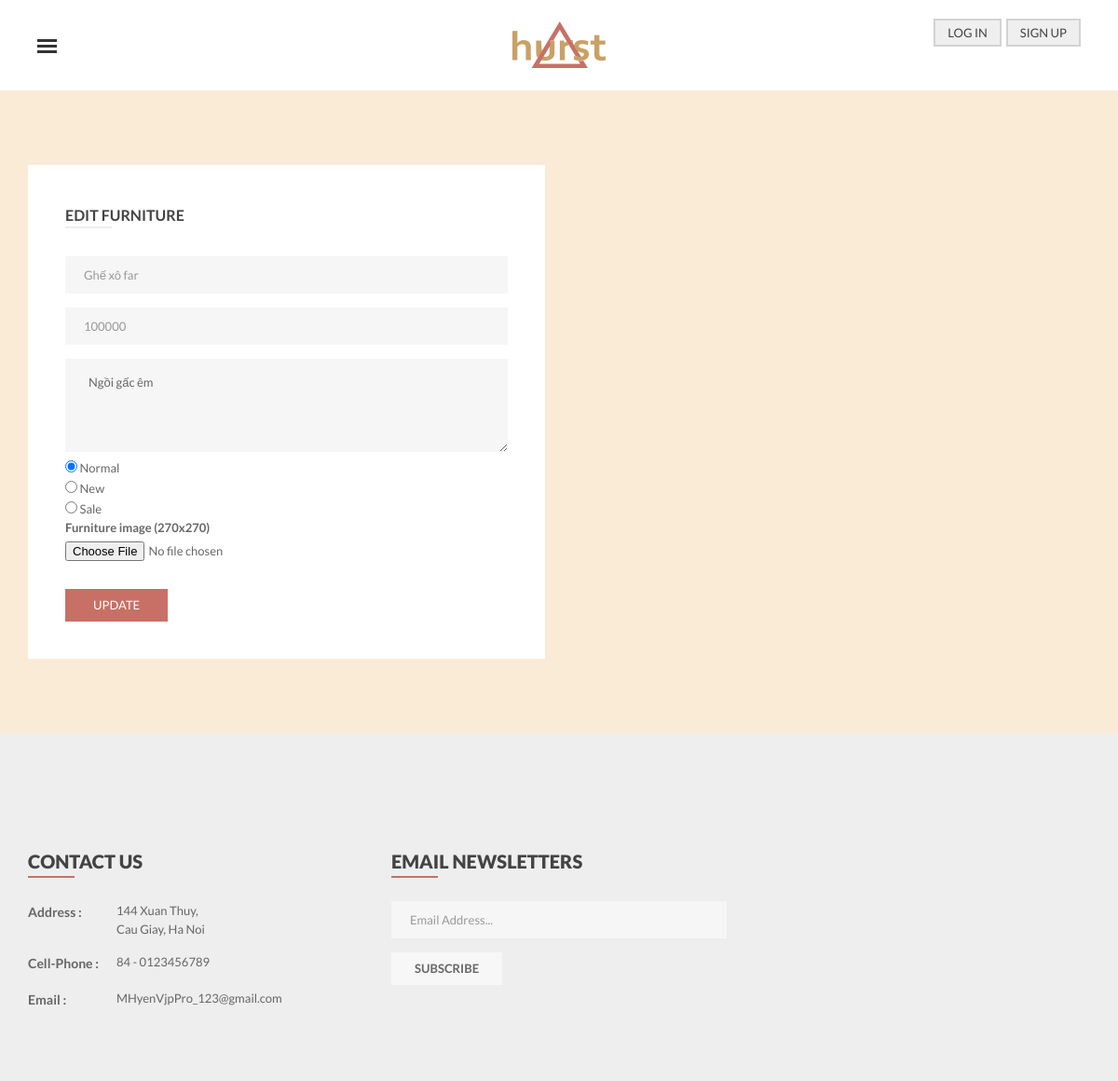
The page /edit_furniture/1 on the database its author committed.
### website/models.py (models this page shows)
class Furniture(db.Model, UserMixin):
    id = db.Column(db.Integer, primary_key=True)
    name = db.Column(db.String(100))
    id_shop = db.Column(db.Integer)
    img = db.Column(db.String(150))
    price = db.Column(db.Integer)
    describe = db.Column(db.String(5000))
    status = db.Column(db.String(50))

### website/auth.py (the view, shortened to what this page needs)
@auth.route('/edit_furniture/<int:id_fur>', methods=['POST', 'GET'])
def edit_furniture(id_fur):
    edit_fur = Furniture.query.get_or_404(id_fur)
    return render_template('edit_furniture.html', user=current_user, furniture=edit_fur)

### website/templates/edit_furniture.html
{% extends "base.html" %}
{% block content %}
<div class="login-area  pt-80 pb-80" style="background-color: antiquewhite;">
    <div class="container" >
        <form method="POST" enctype="multipart/form-data">
            <div class="row">
                <div class="col-md-6 col-sm-6 col-xs-12">
                    <div class="customer-login text-left">
                        <h4 class="title-1 title-border text-uppercase mb-30">Edit Furniture</h4>
                        <input type="text" value="{{furniture.name}}" name="name">
                        <input type="number" value="{{furniture.price}}" name="price" min="0" max="999999999999">
                        <br>
                        <textarea class="custom-textarea" type="text" name="describe"> {{furniture.describe}} </textarea>
                        <br>
                        <input type="radio" name="status" value="normal" checked> Normal <br>
                        <input type="radio" name="status" value="new"> New <br>
                        <input type="radio" name="status" value="sale"> Sale <br>
                        <div class="form-group">
                            <label for="text"> Furniture image (270x270) </label>
                            <input type="file" name="img">
                        </div>
                        <button type="submit" data-text="update" class="button-one submit-button mt-15">Update</button>
                    </div>
                </div>
            </div>
        </form>
    </div>
</div>
{% endblock content %}

### website/static/css/default.css (style rules this page uses)
.button-one { background: #efefef none repeat scroll 0 0; display: inline-block; height: 30px; line-height: 30px; overflow: hidden; padding: 0 15px; position: relative; }
.button-one::before { background: #c8a165 none repeat scroll 0 0; bottom: 0; color: #fff; content: attr(data-text); left: -100%; position: absolute; text-align: center; top: 0; width: 100%; visibility: hidden; z-index: 11; }
.button-one::after { border: 2px solid #d3d3d3; bottom: 0; content: ""; left: 0; position: absolute; top: 0; width: 100%; z-index: 1; }
.title-1 { font-size: 16px; font-weight: 700; line-height: 28px; }
.title-border { position: relative; }
.title-border::before { background: #eee none repeat scroll 0 0; bottom: 0; content: ""; height: 2px; left: 0; position: absolute; width: 50px; }
input[type="text"], input[type="password"] , input[type="number"] { background: #f6f6f6 none repeat scroll 0 0; border: medium none; box-shadow: none; color: #999; height: 40px; margin-bottom: 15px; padding: 0 20px; transition: all 0.5s ease 0s; width: 100%; outline: none; }
button { border:none; background: transparent; transition: all 0.3s ease 0s; }
.submit-button { background: #c87065 none repeat scroll 0 0; color: #fff; height: 35px; line-height: 35px; padding: 0 30px; text-transform: uppercase; }
.submit-button.button-one::after { border-color: transparent; }
.custom-textarea { background: #f6f6f6 none repeat scroll 0 0; border: medium none; height: 100px; padding: 15px 20px; width: 100%; outline: none; }
.mt-15 { margin-top: 15px; }
.mb-30 { margin-bottom: 30px; }
.pb-80 { padding-bottom: 80px; }
.pt-80 { padding-top: 80px; }

### website/static/css/style.css (style rules this page uses)
html, body { height: 100%; }
h1, h2, h3, h4, h5, h6 { color: #434343; font-family: 'Lato', sans-serif; margin: 0 0 10px; }
a, *::before { transition: all 0.3s ease 0s; }
body { color: #666; font-family: "Lato",sans-serif; font-size: 13px; font-weight: 400; line-height: 20px; }
.customer-login { background: #fff none repeat scroll 0 0; padding: 40px; }

### rows shown on the page
Furniture: name "Ghế xô far", price "100000", describe "Ngồi gấc êm"
